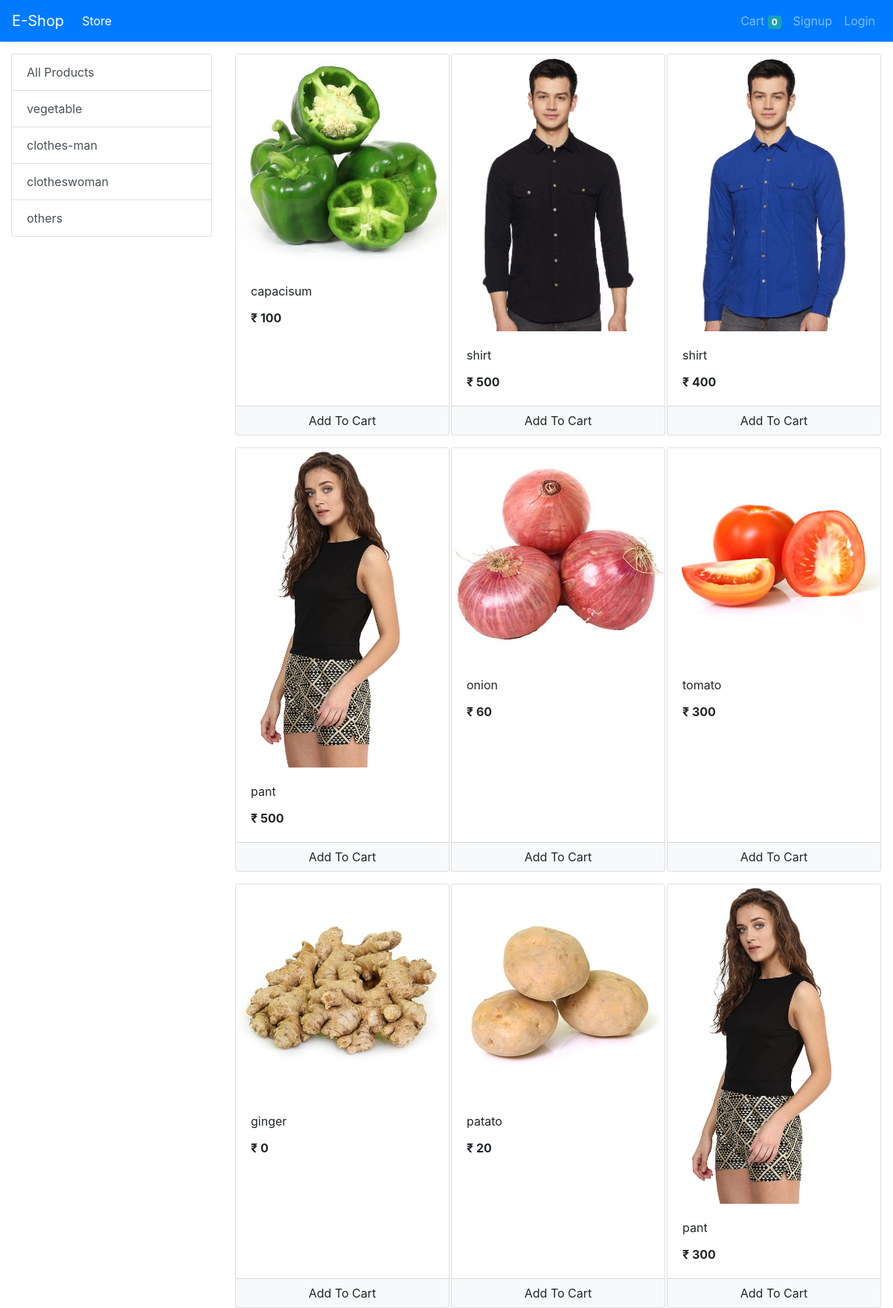
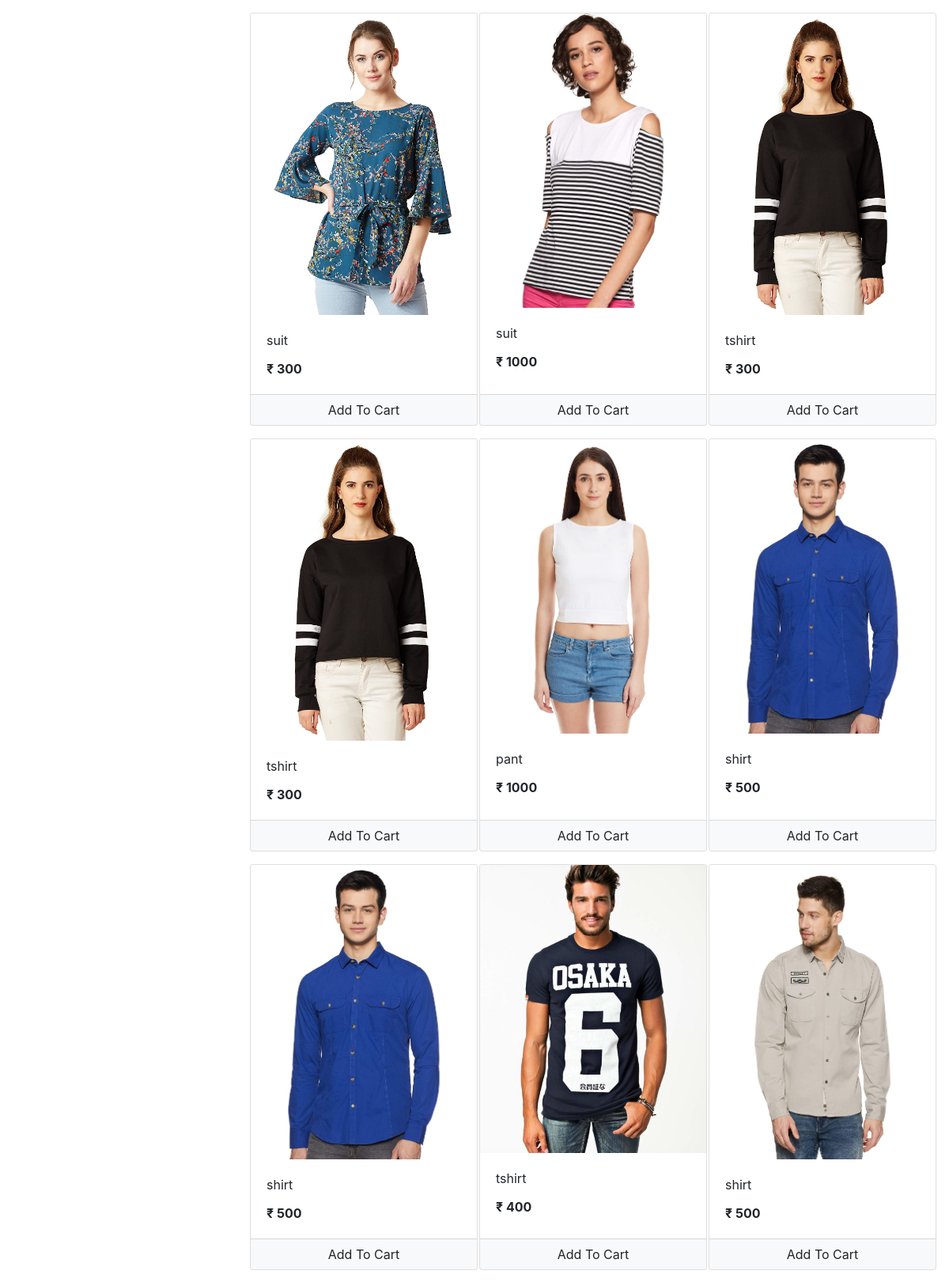
The app's page /store (upper part) with its own data (2 pictures, top to bottom).
### firstwebsiteapp/models/category.py (models this page shows, shortened)
class Category(models.Model):
    name = models.CharField(max_length=20)
    @staticmethod
    def get_all_categories():
        return Category.objects.all()

### firstwebsiteapp/models/product.py (models this page shows, shortened)
class Product(models.Model):
    name = models.CharField(max_length=50)
    price = models.IntegerField(default=0)
    category = models.ForeignKey(Category, on_delete=models.CASCADE, default=1)
    description = models.CharField(max_length=200, default='' , null=True , blank=True)
    image = models.ImageField(upload_to='uploads/products/')
    @staticmethod
    def get_all_products():
        return Product.objects.all()

### firstwebsiteapp/views/home.py (the view)
# urls.py: path('store', store , name='store'),
def store(request):
    cart = request.session.get('cart')
    if not cart:
        request.session['cart'] = {}
    products = None
    categories = Category.get_all_categories()
    categoryID = request.GET.get('category')
    if categoryID:
        products = Product.get_all_products_by_categoryid(categoryID)
    else:
        products = Product.get_all_products();
    data = {}
    data['products'] = products
    data['categories'] = categories
    print('you are : ', request.session.get('email'))
    return render(request, 'index.html', data)

### firstwebsiteapp/templatetags/cart.py (called while the page is built)
@register.filter(name='is_in_cart')
def is_in_cart(product  , cart):
    keys = cart.keys()
    for id in keys:
        if int(id) == product.id:
            return True
    return False;

### firstwebsiteapp/templatetags/custom_filter.py (called while the page is built)
@register.filter(name='currency')
def currency(number):
    return "₹ "+str(number)

### firstwebsiteapp/templates/index.html (shortened to what this page needs)
{% extends 'base.html' %}
{% block content %}
{% load cart %}
{% load custom_filter %}
<div class="container-fluid mt-3">
	<div class="row">
		<div class="col-lg-3 mx-auto">
			<div class="list-group">
				<a href="/" class="list-group-item list-group-item-action">All Products</a>
				{% for category in categories %}
				<a href="/?category={{category.id}}"
					class="list-group-item list-group-item-action">{{category.name}}</a>
				{% endfor %}
			</div>
		</div>
		<div id='products' class="col-lg-9 mx-auto">
			<div class="row mx-auto">
				{% for product in products %}
				<div class="card mx-auto mb-3" id={{product.id}} style="width: 18rem;">
					<img class="card-img-top" src="{{product.image.url}}" alt="Card image cap">
					<div class="card-body">
						<p class="card-title">{{product.name}}</p>
						<p class="card-text"><b>{{product.price|currency}}</b></p>
					</div>
					<div class="card-footer p-0 no-gutters">
						{% if product|is_in_cart:request.session.cart %}
						<div class="row no-gutters">
							<form action="/#{{product.id}}" class="col-2 " method="post">
								{% csrf_token %}
								<input hidden type="text" name='product' value='{{product.id}}'>
								<input hidden type="text" name='remove' value='True'>
								<input type="submit" value=" - " class="btn btn-block btn-light border-right">
							</form>
							<div class="text-center col">{{product|cart_quantity:request.session.cart}} in Cart</div>
							<form action="/#{{product.id}}" class="col-2 " method="post">
								{% csrf_token %}
								<input hidden type="text" name='product' value='{{product.id}}'>
								<input type="submit" value=" + " class="btn btn-block btn-light border-left">
							</form>
						</div>
						{% else %}
						<form action="/#{{product.id}}" method="POST" class="btn-block">
							<input type="submit" class="float-right btn btn-light  form-control"
								value="Add To Cart">
						</form>
						{% endif %}
					</div>
				</div>
				{% endfor %}
			</div>
		</div>
	</div>
</div>
{% endblock %}

### firstwebsiteapp/templates/base.html (shortened to what this page needs)
<!doctype html>
<html lang="en">
<head>
  <link rel="stylesheet" href="https://maxcdn.bootstrapcdn.com/bootstrap/4.0.0/css/bootstrap.min.css"
>
</head>
<body>
  <nav class="one-edge-shadow
  sticky-top navbar
  navbar-expand-lg
   navbar-dark bg-primary">
    <a class="navbar-brand" href="/">E-Shop</a>
    <div class="collapse navbar-collapse" id="navbarSupportedContent">
      <ul class="navbar-nav mr-auto">
        <li class="nav-item active">
          <a class="nav-link" href="/store">Store <span class="sr-only">(current)</span></a>
        </li>
      </ul>
      <ul class=" navbar-nav my-2 my-lg-0">
        <li class="nav-item ">
          <a class="nav-link" href="/cart">Cart
            <span class="badge badge-info">{{request.session.cart.keys|length}}</span>
            <span class="sr-only">(current)</span></a>
        </li>
        {% if request.session.customer %}
        <li class="nav-item ">
          <a class="nav-link" href="/orders">Orders<span class="sr-only">(current)</span></a>
        </li>
        <li class="nav-item ">
          <a class="nav-link" href="/logout">Logout<span class="sr-only">(current)</span></a>
        </li>
        {% else %}
        <li class="nav-item ">
          <a class="nav-link" href="/signup">Signup<span class="sr-only">(current)</span></a>
        </li>
        <li class="nav-item ">
          <a class="nav-link" href="/login">Login<span class="sr-only">(current)</span></a>
        </li>
        {% endif %}
      </ul>
    </div>
  </nav>
    {% block content %}{% endblock %}
</body>
</html>

### firstwebsiteapp/templates/base.html (style rules this page uses)
nav { background-color: white; }
.one-edge-shadow { box-shadow: 0 8px 2px -5px rgb(246, 245, 245); }

### records on screen
Category: name "vegetable"
Category: name "clothes-man"
Category: name "clotheswoman"
Category: name "others"
Product: {{ product.id }} 1 (drawn), image (picture), name "capacisum", price "₹ 100"
Product: image (picture), name "shirt", price "₹ 500"
Product: image (picture), name "shirt", price "₹ 400"
Product: image (picture), name "pant", price "₹ 500"
Product: image (picture), name "onion", price "₹ 60"
Product: image (picture), name "tomato", price "₹ 300"
Product: image (picture), name "ginger", price "₹ 0"
Product: image (picture), name "patato", price "₹ 20"
Product: image (picture), name "pant", price "₹ 300"
Product: image (picture), name "suit", price "₹ 300"
Product: image (picture), name "suit", price "₹ 1000"
Product: image (picture), name "tshirt", price "₹ 300"
Product: image (picture), name "tshirt", price "₹ 300"
Product: image (picture), name "pant", price "₹ 1000"
Product: image (picture), name "shirt", price "₹ 500"
Product: image (picture), name "shirt", price "₹ 500"
Product: image (picture), name "tshirt", price "₹ 400"
Product: {{ product.id }} 18 (drawn), image (picture), name "shirt", price "₹ 500"

### other values on screen
{{ request.session.cart.keys|length }} "0"
